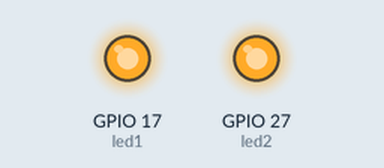
This program was run on a simulated Raspberry Pi (BCM pin numbers). Shown: output pins drawn as LEDs (lit = HIGH). Threads take turns every 2 ms.

Above: at 0.1 s.
Timing chart, 0 to 1.6 s (numbered marks = the images above):
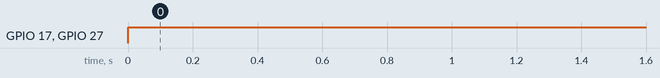

Measured:
- by itself, GPIO 17 (led1), GPIO 27 (led2): LOW → HIGH at 0.00 s

The program:

threads.py
```python
from gpiozero import LED
from threading import Thread
import time

led1 = LED(17)
led2 = LED(27)

def blink_led1():
    while True:
        led1.on()
        time.sleep(0.5)
        led1.off
        time.sleep(0.5)

def blink_led2():
    while True:
        led2.on()
        time.sleep(1)
        led2.off
        time.sleep(1)

# create thread
t1 = Thread(target=blink_led1)
t2= Thread(target=blink_led2)

t1.start()
t2.start()
```
